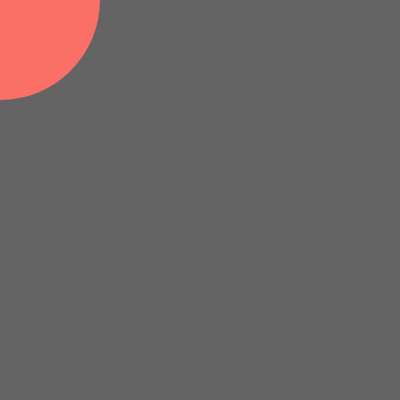
Frame 1 (no input)
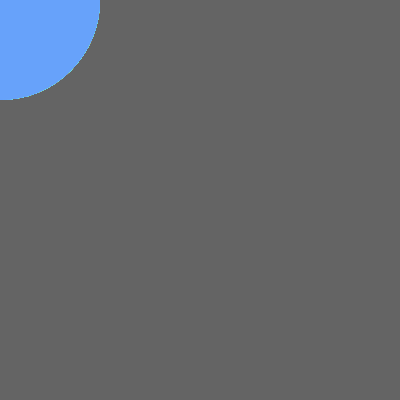
Frame 60 (no input)
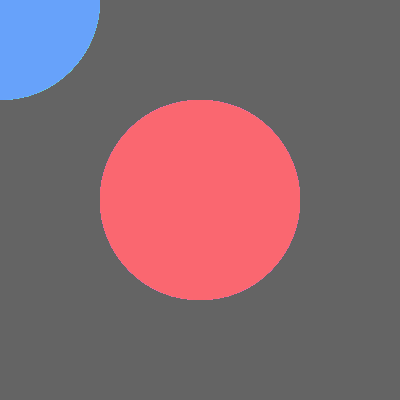
Frame 120 (the mouse pressed at the canvas centre since frame 60)

The p5.js sketch that drew these frames (run headless with seeded random() and noise() and a simulated clock; from frame 60 on, the mouse is pressed at the canvas centre):

// p5.js sketch
// ── sketch.js
var particles;
var numOfParticles;
var particleIndex;

function setup() {
  createCanvas( 400, 400 );
  colorMode(HSB, 255);
  noStroke();
  smooth();

  particles = [];
  numOfParticles = 100;
  particleIndex = 0;

  for (var i = 0; i < numOfParticles; i++) {
    particles[i] = new Particle();
    particles[i].setup(-100, -100, 200);
  }
}

function draw() {
  background(100);

  particleIndex++;
  if (particleIndex >= numOfParticles) {
    particleIndex = 0;
  }

  particles[particleIndex].update(mouseX, mouseY);

  for (var i = 0; i < numOfParticles; i++) {
      fill(i/numOfParticles*255, 150, 250);
      // modulo
      //var index = (particleIndex + i) % numOfParticles;
      particles[i].draw()
  }

}

// ── particle.js
function Particle() {
  this.setup = function(x, y, size) {
      this.x = x;
      this.y = y;
      this.size = size;
  }

  this.update = function (x, y) {
    this.x = x;
    this.y = y;
  }

  this.draw = function () {

    ellipse(this.x, this.y, this.size, this.size);
  }
}
